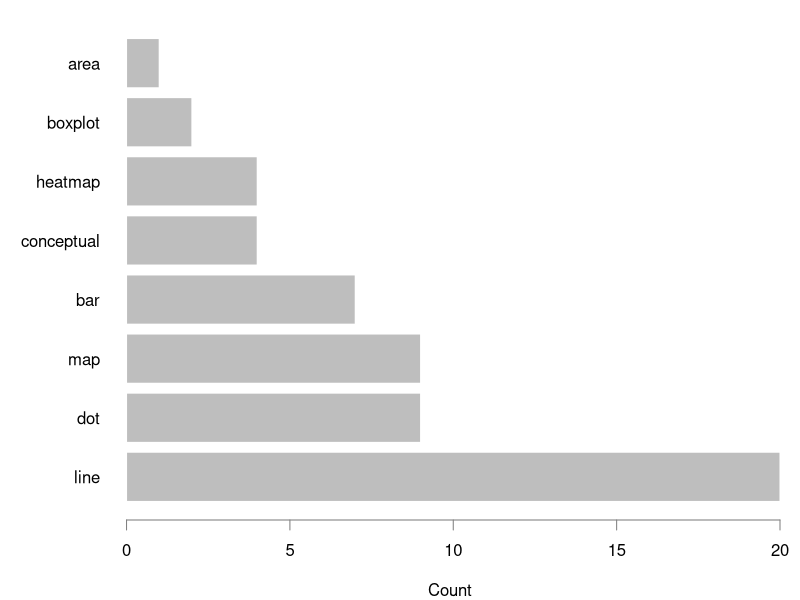
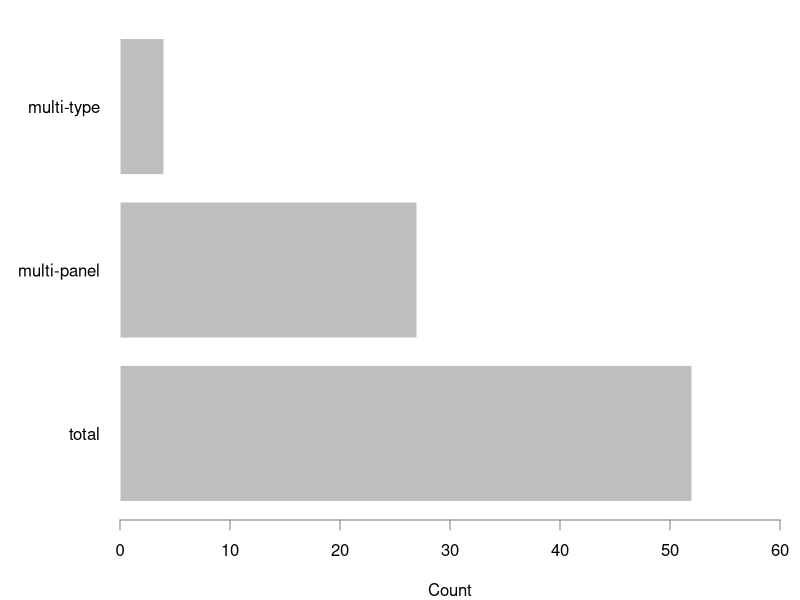
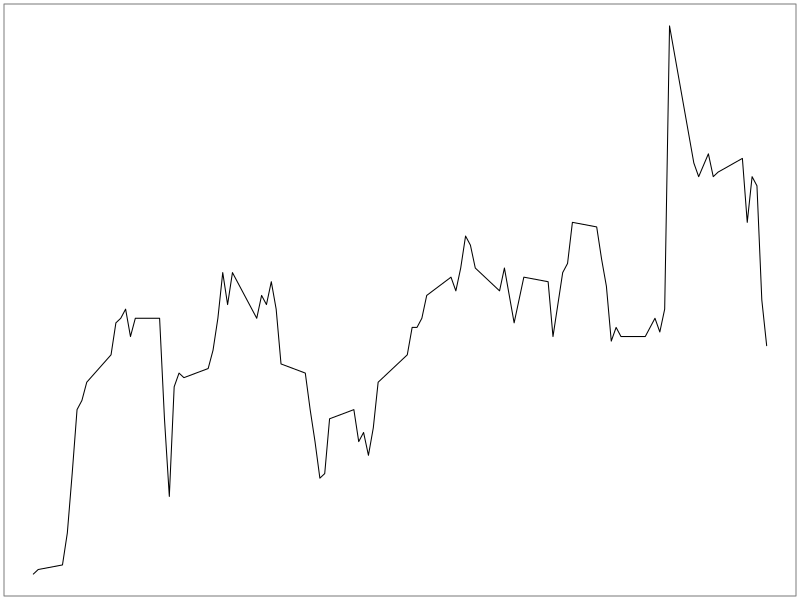
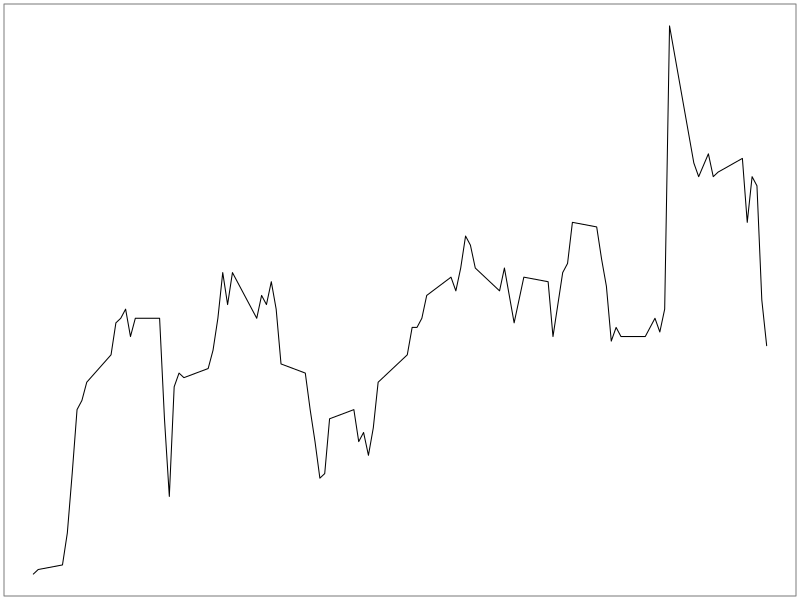

Source code (R) for these figures, in order:
# CJFAS v72 i12 Dec 2015
# Michael Malick
# 2015-11-17


counts <- read.csv("cjfas-counts.csv", stringsAsFactors = FALSE)
types  <- read.csv("cjfas-types.csv", stringsAsFactors = FALSE)

par(mar = c(4,6,1,1))
barplot(types$count,
        horiz     = TRUE,
        names.arg = types$type,
        border    = "white",
        las       = 1,
        xlab      = "Count",
        axes      = FALSE)
    axis(1, lwd = 1, lwd.tick = 1, col = "grey50")


cnt <- c(sum(counts$figures),
    sum(counts$multipanel),
    sum(counts$multitype))
nme <- c("total", "multi-panel", "multi-type")
multi <- data.frame(name = nme, count = cnt)
par(mar = c(4,6,1,1))
barplot(multi$count,
        horiz     = TRUE,
        names.arg = multi$name,
        border    = "white",
        las       = 1,
        xlim      = c(0, 60),
        xlab      = "Count",
        axes      = FALSE)
    axis(1, lwd = 1, lwd.tick = 1, col = "grey50")


## Ratio graphics
pdf("~/Desktop/1.pdf", width = 4, height = 4)
    par(mar = c(0.2,0.2,0.2,0.2))
    beav <- beaver1[beaver1$day == 346, ]
    plot(beav$time, beav$temp, 
         type = "l",
         axes = FALSE)
    box(col = "grey50")
dev.off()


pdf("~/Desktop/golden.pdf", width = 6.472, height = 4)
    par(mar = c(0.2,0.2,0.2,0.2))
    beav <- beaver1[beaver1$day == 346, ]
    plot(beav$time, beav$temp, 
         type = "l",
         axes = FALSE)
    box(col = "grey50")
dev.off()
